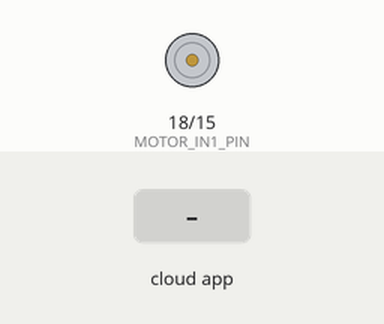
The sketch below on a simulated ESP32. Parts: motor-driver pin pairs drawn as motors (green arrow = first pin HIGH = forward, orange = second pin HIGH = backward, longer = more drive, scaled by the enable pin). Inputs (shaded band) come from the test bench. The ROS host is connected and sends only what is stated.

Above: at 3.2 s.
3.3 s: the phone or cloud app sets cmd_pwm to -100
At 4.3 s:
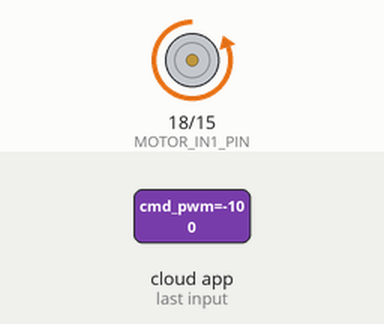
4.8 s: the phone or cloud app sets cmd_pwm to 100
At 5.5 s:
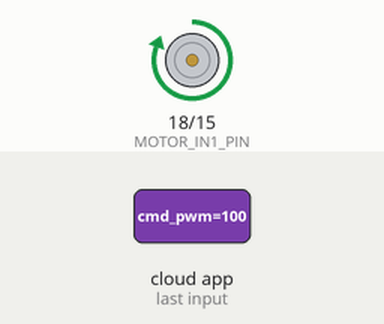
6.3 s: the phone or cloud app sets cmd_pwm to 0
At 6.8 s:
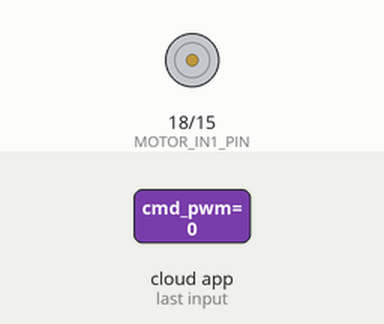
Timing chart, 0 to 9.3 s (numbered marks = the images above; inputs shaded):
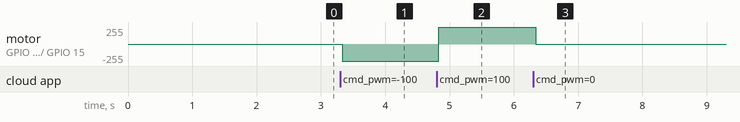

The sketch:

Challenge3.ino
```cpp
#include <micro_ros_arduino.h>
#include <rcl/rcl.h>
#include <rcl/error_handling.h>
#include <rclc/rclc.h>
#include <rclc/executor.h>
#include <std_msgs/msg/float32.h>
#include <Arduino.h>

/****************************************************************************
 * Definición de los pines usados para el puente H y el PWM.               *
 * Ajustar estos valores según el hardware (Hackerboard o ESP32).          *
 ****************************************************************************/
#define MOTOR_PWM_PIN  4    // Pin físico que se conecta a la entrada PWM del driver de motor (GPIO 04)
#define MOTOR_IN1_PIN  18   // Pin físico que se conecta a la entrada IN1 del driver (GPIO 18)
#define MOTOR_IN2_PIN  15   // Pin físico que se conecta a la entrada IN2 del driver (GPIO 15)

// Pin que usaremos para parpadear en caso de error (LED integrado o externo).
#define ERROR_LED_PIN  2

/****************************************************************************
 * Configuración del PWM:                                                  *
 * - Frecuencia en Hz (aquí 980 Hz).                                       *
 * - Resolución en bits (aquí 8 bits -> valores de 0 a 255).               *
 * - Canal de PWM que vamos a usar (0, pero puede haber hasta 16).         *
 ****************************************************************************/
#define PWM_FREQ       980
#define PWM_RESOLUTION 8
#define PWM_CHANNEL    0

/****************************************************************************
 * Definimos el rango del mensaje que vamos a recibir en /cmd_pwm.         *
 * Aquí, -1.0f indica giro inverso al 100% y 1.0f giro directo al 100%.     *
 * El valor 0.0f detiene el motor.                                         *
 ****************************************************************************/
#define MIN_CMD -1.0f
#define MAX_CMD  1.0f

/****************************************************************************
 * Declaración de objetos y variables propias de micro-ROS:                *
 * - node              : Representa el nodo en ROS 2.                       *
 * - executor          : Maneja la ejecución de callbacks (suscripciones).  *
 * - support           : Estructura de soporte para inicializar micro-ROS.  *
 * - allocator         : Administrador de memoria.                          *
 * - subscriber        : Estructura de suscripción al tópico.               *
 * - msg               : Mensaje (Float32) que recibimos.                   *
 ****************************************************************************/
rcl_node_t node;
rclc_executor_t executor;
rclc_support_t support;
rcl_allocator_t allocator;
rcl_subscription_t subscriber;
std_msgs__msg__Float32 msg;

/****************************************************************************
 * Macros para simplificar la verificación de errores en llamadas rcl.     *
 * - RCCHECK(fn)   : Si falla la función fn, llama a error_loop().          *
 * - RCSOFTCHECK(fn): Hace la llamada fn, pero ignora el error si ocurre.   *
 ****************************************************************************/
#define RCCHECK(fn)  { rcl_ret_t temp_rc = fn; if ((temp_rc != RCL_RET_OK)) { error_loop(); } }
#define RCSOFTCHECK(fn) { rcl_ret_t temp_rc = fn; if ((temp_rc != RCL_RET_OK)) {} }

/****************************************************************************
 * Función de error: se llama cuando alguna inicialización o llamada falla. *
 * Parpadea el LED definido en ERROR_LED_PIN indefinidamente.               *
 ****************************************************************************/
void error_loop() {
  pinMode(ERROR_LED_PIN, OUTPUT);
  while (1) {
    digitalWrite(ERROR_LED_PIN, !digitalRead(ERROR_LED_PIN));
    delay(100);
  }
}

/****************************************************************************
 * Callback que se llama al recibir un nuevo mensaje en el tópico /cmd_pwm. *
 *                                                                          *
 * El mensaje es de tipo Float32 y se asume que viene en el rango [-1,1].   *
 * - Si el valor es positivo, el motor gira hacia adelante.                 *
 * - Si el valor es negativo, el motor gira hacia atrás.                    *
 * - Si el valor es cero, se detiene el motor.                              *
 *                                                                          *
 * El valor absoluto del mensaje define el nivel de PWM (0% a 100%).        *
 ****************************************************************************/
void subscription_callback(const void *msg_in)
{
  // Convertimos el puntero genérico msg_in al tipo std_msgs__msg__Float32
  const std_msgs__msg__Float32 *rcv_msg = (const std_msgs__msg__Float32 *)msg_in;
  float cmd_value = rcv_msg->data;  // Guardamos el valor recibido

  // Aseguramos que cmd_value no exceda los límites [-1,1]
  if (cmd_value > MAX_CMD) cmd_value = MAX_CMD;
  if (cmd_value < MIN_CMD) cmd_value = MIN_CMD;

  // Lógica para decidir la dirección según el signo de cmd_value
  if (cmd_value > 0.0f) {
    // Giro hacia adelante: IN1 = HIGH, IN2 = LOW
    digitalWrite(MOTOR_IN1_PIN, HIGH);
    digitalWrite(MOTOR_IN2_PIN, LOW);
  } else if (cmd_value < 0.0f) {
    // Giro hacia atrás: IN1 = LOW, IN2 = HIGH
    digitalWrite(MOTOR_IN1_PIN, LOW);
    digitalWrite(MOTOR_IN2_PIN, HIGH);
  } else {
    // cmd_value == 0 -> Detener motor: IN1 = LOW, IN2 = LOW
    digitalWrite(MOTOR_IN1_PIN, LOW);
    digitalWrite(MOTOR_IN2_PIN, LOW);
  }

  // Obtenemos el valor absoluto de cmd_value para calcular el duty cycle
  float duty_norm = fabs(cmd_value);          // duty_norm va de 0 a 1
  uint8_t duty = (uint8_t)(duty_norm * 255.0f); // Convertimos [0,1] a [0,255]

  // Aplicamos el duty cycle al canal PWM (PWM_CHANNEL)
  ledcWrite(PWM_CHANNEL, duty);
}

/****************************************************************************
 * setup(): Se ejecuta una vez al inicio.                                   *
 *  1. Configura la comunicación de micro-ROS (ej. vía Serial).             *
 *  2. Configura pines de motor como salida y PWM.                          *
 *  3. Inicializa Micro-ROS (allocator, support, node, etc.).               *
 *  4. Crea y configura la suscripción al tópico "/cmd_pwm".               *
 *  5. Inicia el executor para procesar callbacks.                          *
 ****************************************************************************/
void setup() {
  // Inicializamos la comunicación con el agente micro-ROS
  set_microros_transports();

  // Configuramos los pines del motor como salidas digitales
  pinMode(MOTOR_IN1_PIN, OUTPUT);
  pinMode(MOTOR_IN2_PIN, OUTPUT);
  pinMode(MOTOR_PWM_PIN, OUTPUT);

  // Configuramos el canal PWM en la frecuencia y resolución deseadas
  ledcSetup(PWM_CHANNEL, PWM_FREQ, PWM_RESOLUTION);
  // Asignamos el pin físico (MOTOR_PWM_PIN) al canal de PWM
  ledcAttachPin(MOTOR_PWM_PIN, PWM_CHANNEL);

  // Esperamos 2 segundos para asegurar que el agente se conecte correctamente
  delay(2000);

  // Inicializamos el allocator por defecto
  allocator = rcl_get_default_allocator();

  // Inicializamos la estructura de soporte de micro-ROS
  // (maneja el contexto y la comunicación con el agente)
  RCCHECK(rclc_support_init(&support, 0, NULL, &allocator));

  // Creamos el nodo de micro-ROS con nombre "motor"
  RCCHECK(rclc_node_init_default(&node, "motor", "", &support));

  // Creamos la suscripción al tópico "/cmd_pwm" de tipo Float32
  RCCHECK(rclc_subscription_init_default(
    &subscriber,
    &node,
    ROSIDL_GET_MSG_TYPE_SUPPORT(std_msgs, msg, Float32),
    "/cmd_pwm"
  ));

  // Inicializamos el executor con capacidad para manejar 1 'handle' (la suscripción)
  RCCHECK(rclc_executor_init(&executor, &support.context, 1, &allocator));

  // Agregamos la suscripción al executor y le indicamos la función callback
  RCCHECK(rclc_executor_add_subscription(
    &executor,
    &subscriber,
    &msg,
    &subscription_callback,
    ON_NEW_DATA
  ));
}

/****************************************************************************
 * loop(): Se ejecuta en bucle infinito.                                    *
 *  - Aquí llamamos a rclc_executor_spin_some() para procesar callbacks     *
 *    pendientes (cuando llegan mensajes nuevos).                           *
 *  - Usamos un delay(50) para no saturar la CPU con spin en cada ciclo.    *
 ****************************************************************************/
void loop() {
  // Procesamos las llamadas pendientes del executor (mensajes, etc.)
  RCSOFTCHECK(rclc_executor_spin_some(&executor, RCL_MS_TO_NS(100)));

  // Pausa breve para evitar un bucle muy rápido
  delay(50);
}
```

Measured:
- after the input at 3.3 s, motor on GPIO 18 (MOTOR_IN1_PIN) / GPIO 15 (MOTOR_IN2_PIN): stopped → backward 255/255 at once
- after the input at 4.8 s, motor on GPIO 18 (MOTOR_IN1_PIN) / GPIO 15 (MOTOR_IN2_PIN): backward 255/255 → forward 255/255 at once
- after the input at 6.3 s, motor on GPIO 18 (MOTOR_IN1_PIN) / GPIO 15 (MOTOR_IN2_PIN): forward 255/255 → stopped at once
